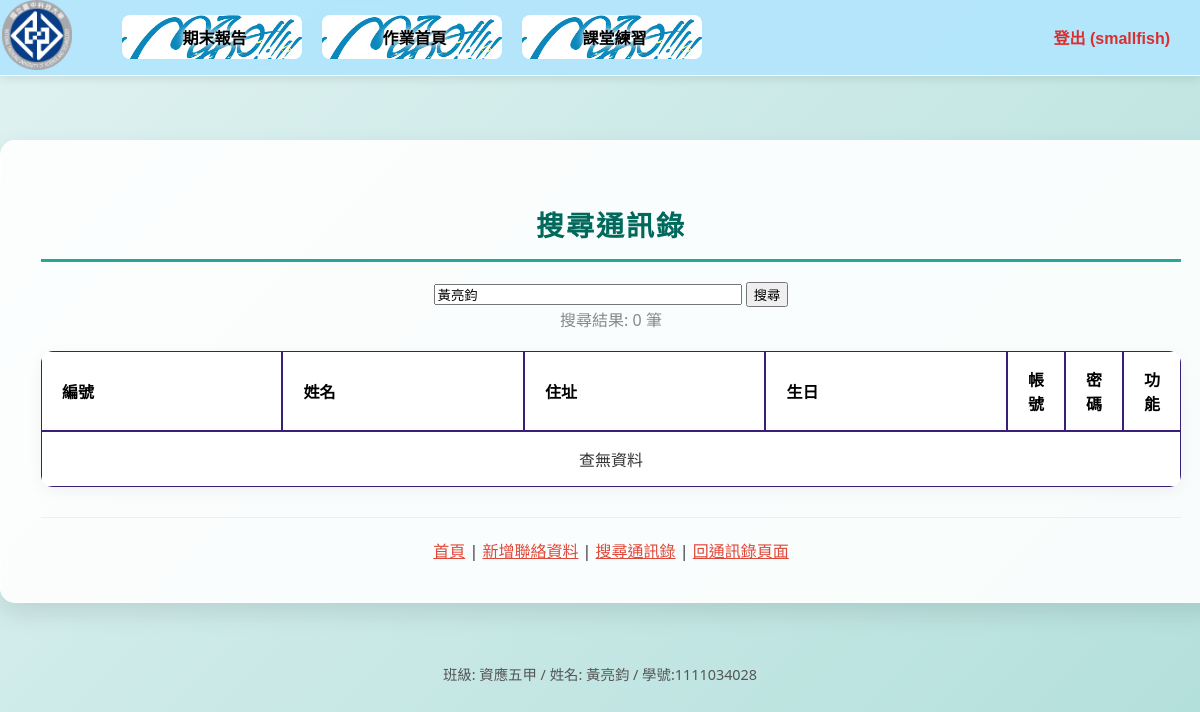
The page /hw/search.php?keyword=黃亮鈞 (signed in) on the database as committed earlier.
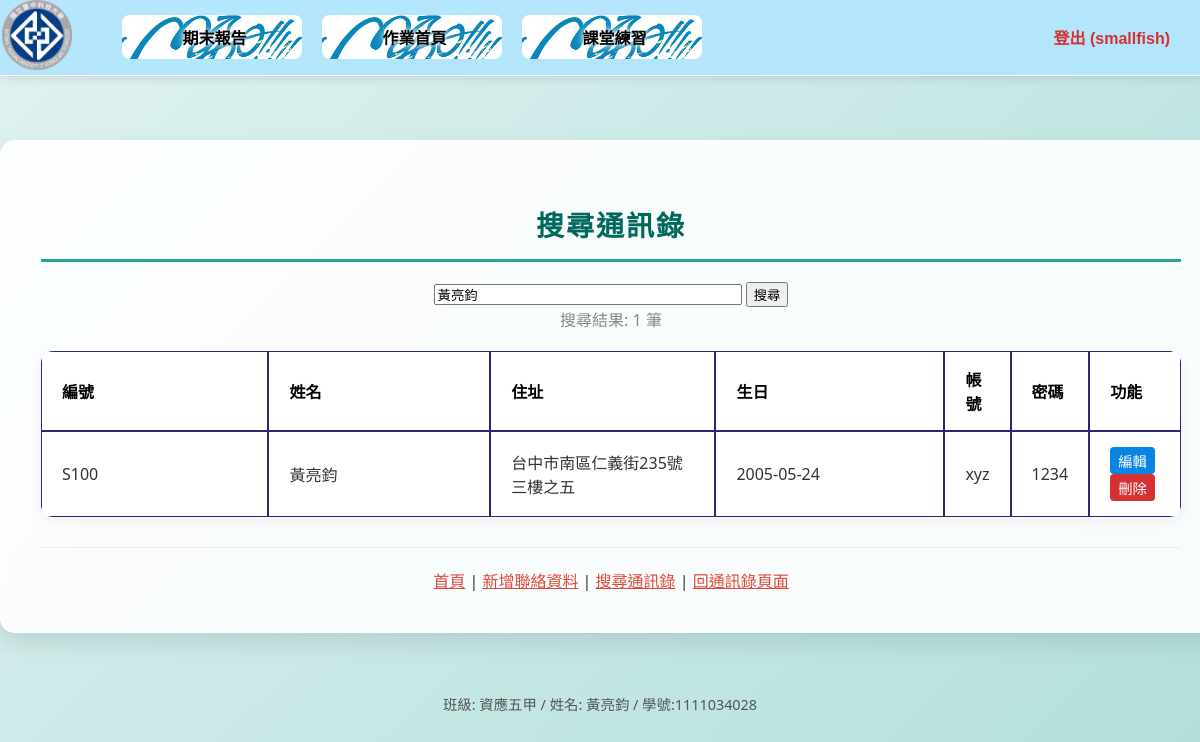
The same page on the database as committed later.
### tables this page shows
CREATE TABLE `students` (
  `sno` char(4) NOT NULL COMMENT '學號',
  `name` varchar(10) NOT NULL COMMENT '姓名',
  `address` varchar(255) NOT NULL COMMENT '地址',
  `birthday` date NOT NULL COMMENT '生日',
  `username` char(10) NOT NULL COMMENT '帳號',
  `password` char(10) NOT NULL COMMENT '密碼',
  `role` varchar(10) NOT NULL DEFAULT 'user',
  `picture` varchar(255) DEFAULT NULL COMMENT '頭像路徑'
);

### hw/search.php (the view, shortened to what this page needs)
<?php
require_once("../DB/DB_open.php");
$keyword = "";
$search_result = null;
if (isset($_GET["keyword"])) {
    $keyword = $_GET["keyword"];
    if ($keyword != "") {
        $sql = "SELECT * FROM students WHERE name LIKE '%$keyword%' OR address LIKE '%$keyword%' OR sno LIKE '%$keyword%'";
        $search_result = mysqli_query($link, $sql);
    }
}
?>
<!DOCTYPE html>
<html lang="zh-TW">
<head>
    <link rel="stylesheet" href="css/navCSS.css">
    <link rel="stylesheet" href="css/indexCSS.css">
    <link rel="stylesheet" href="css/contacts.css">
</head>
<body>
    <div id="wrap">
        <header id="header" class="clearheader">
            <?php require "nav.php"; ?>
        </header>
        <main id="contents" class="wide-content">
            <h2>搜尋通訊錄</h2>
            <div class="search-box">
                <form action="search.php" method="get">
                    <input type="text" name="keyword" placeholder="請輸入關鍵字 (學號、姓名或住址)" value="<?php echo htmlspecialchars($keyword); ?>" style="width: 300px; display: inline-block;">
                    <input type="submit" value="搜尋" style="display: inline-block;">
                </form>
            </div>
            <?php if ($search_result): ?>
                <div style="margin-bottom: 20px; color: #888;">
                    搜尋結果: <?php echo mysqli_num_rows($search_result); ?> 筆
                </div>
                <table>
                    <thead>
                        <tr>
                            <th width="10%">編號</th>
                            <th width="15%">姓名</th>
                            <th width="25%">住址</th>
                            <th width="15%">生日</th>
                            <th width="12%">帳號</th>
                            <th width="10%">密碼</th>
                            <th width="13%">功能</th>
                        </tr>
                    </thead>
                    <tbody>
                    <?php
                    if (mysqli_num_rows($search_result) > 0) {
                        while ($row = mysqli_fetch_assoc($search_result)) {
                    ?>
                        <tr>
                            <td><?php echo htmlspecialchars($row['sno']); ?></td>
                            <td><?php echo htmlspecialchars($row['name']); ?></td>
                            <td><?php echo htmlspecialchars($row['address']); ?></td>
                            <td><?php echo htmlspecialchars($row['birthday']); ?></td>
                            <td><?php echo htmlspecialchars($row['username']); ?></td>
                            <td><?php echo htmlspecialchars($row['password']); ?></td>
                            <td>
                                <a href="edit.php?action=edit&id=<?php echo $row['sno']; ?>" class="action-link edit-btn">編輯</a>
                                <a href="edit.php?action=delete&id=<?php echo $row['sno']; ?>" class="action-link del-btn" onclick="return confirm('確定要刪除嗎？');">刪除</a>
                            </td>
                        </tr>
                    <?php
                        }
                    } else {
                        echo "<tr><td colspan='7' style='text-align:center;'>查無資料</td></tr>";
                    }
                    ?>
                    </tbody>
                </table>
            <?php endif; ?>
            <div class="footer-links" style="margin-top: 30px; border-top: 1px solid #eee; padding-top: 20px;">
                <a href="index.php">首頁</a> |
                <a href="add.php">新增聯絡資料</a> |
                <a href="search.php">搜尋通訊錄</a> |
                <a href="contacts.php">回通訊錄頁面</a>
            </div>
        </main>
        <footer id="footer">
        </footer>
    </div>
</body>
</html>

Rows that differ between the two databases and show on the page:
added students: sno "S100", name "黃亮鈞", address "台中市南區仁義街235號三樓之五", birthday "2005-05-24", username "xyz", password "1234"
Other text that changed with them:
mysqli_num_rows($search_result): "0" → "1"
text no longer shown: "查無資料"
